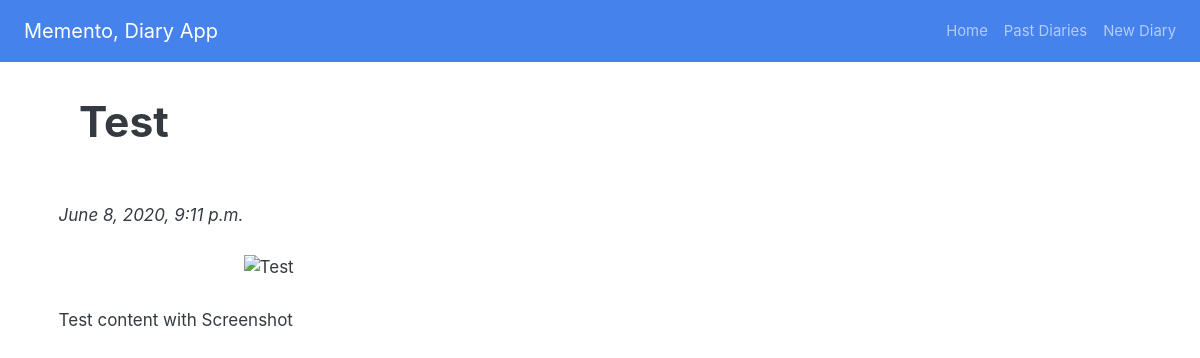
The page /diary/diary_detail_page/1/ on the database as committed earlier.
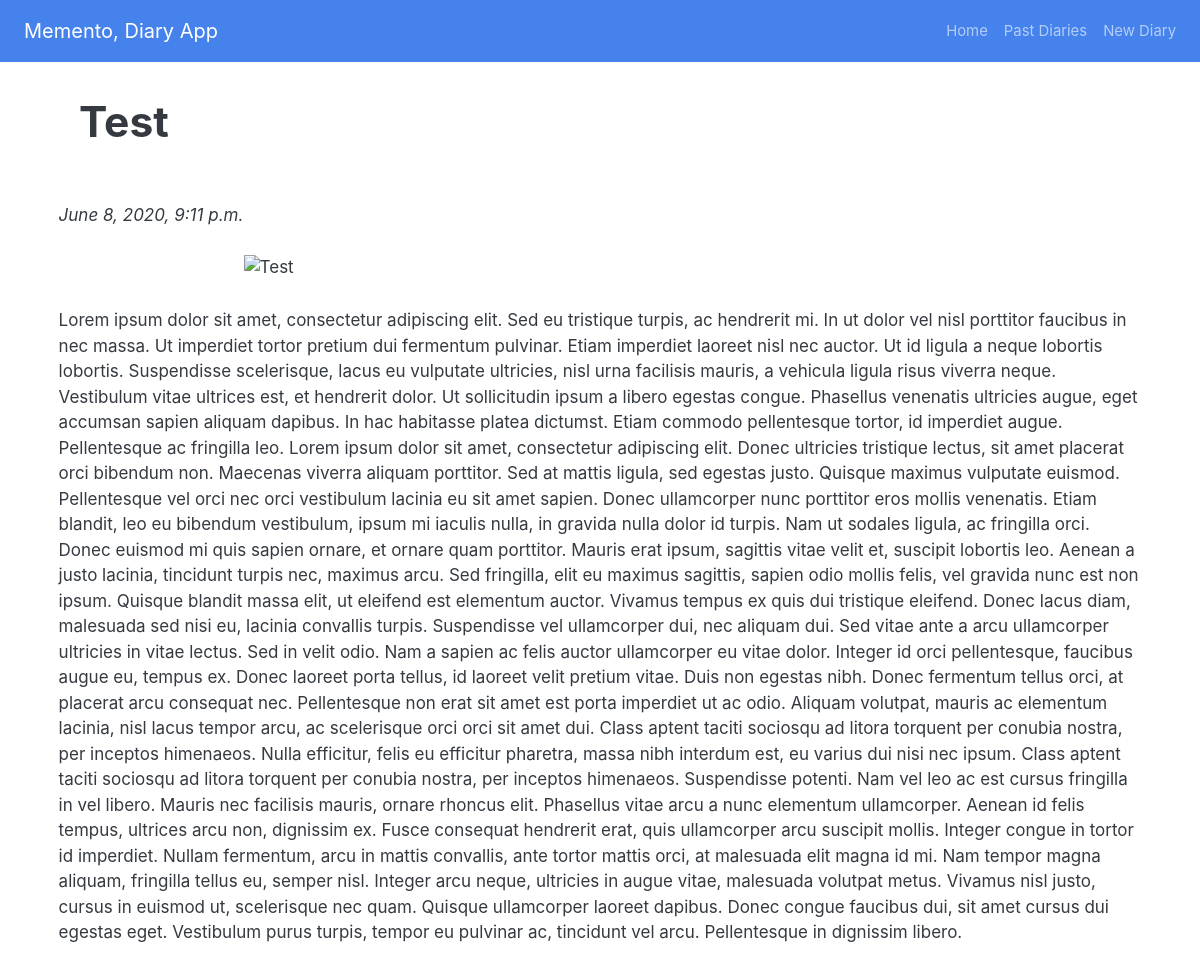
The same page on the database as committed later.
### diary_app/models.py (models this page shows)
class Diary(models.Model):
    title = models.CharField(max_length=150)
    image = models.ImageField(upload_to='image/', blank=True, null=True)
    publish_date = models.DateTimeField(default=timezone.now)
    content = models.TextField()

### diary_app/views.py (the view)
# urls.py: re_path(r'^diary/diary_detail_page/(?P<pk>\d+)/$', views.detail, name="diary_item"),
def detail(request, pk):
    diary_detail = Diary.objects.get(pk=pk)
    template_name = 'diary_app/diary_detail_page.html'
    data = {
        'title': diary_detail.title,
        'date': diary_detail.publish_date,
        'content': diary_detail.content,
        'image': diary_detail.image,
    }
    return render(request, template_name, data)

### diary_app/templates/diary_app/diary_detail_page.html
{% extends "diary_app/template.html" %}
{% block content %}
<div class="container">
    <div>
        <h1 class="diary-detail-item col-12">{{ title }}</h1>
        <div class="diary-detail-item col-8"><em>{{ date }}</em></div>
        {% if image %}
            <img class="diary-detail-item detail-image col-8 offset-md-2" src="{{ image.url }}" alt="{{ title }}" />
        {% endif %}
        <div class="diary-detail-item col-12">{{ content }}</div>
    </div>
</div>
{% endblock %}

Rows that differ between the two databases and show on the page:
changed Diary "Test": content "Test content with Screenshot" → "Lorem ipsum dolor sit amet, consectetur adipiscing elit. Sed eu tristique turpis, ac hendrerit mi. In ut dolor vel nisl porttitor faucibus in nec massa. Ut imperdiet tortor pretium dui fermentum pulvinar. Etiam imperdiet laoreet nisl nec auctor. Ut id ligula a neque lobortis lobortis. Suspendisse scelerisque, lacus eu vulputate ultricies, nisl urna facilisis mauris, a vehicula ligula risus viverra neque. Vestibulum vitae ultrices est, et hendrerit dolor. Ut sollicitudin ipsum a libero egestas congue. Phasellus venenatis ultricies augue, eget accumsan sapien aliquam dapibus. In hac habitasse platea dictumst. Etiam commodo pellentesque tortor, id imperdiet augue. Pellentesque ac fringilla…"
